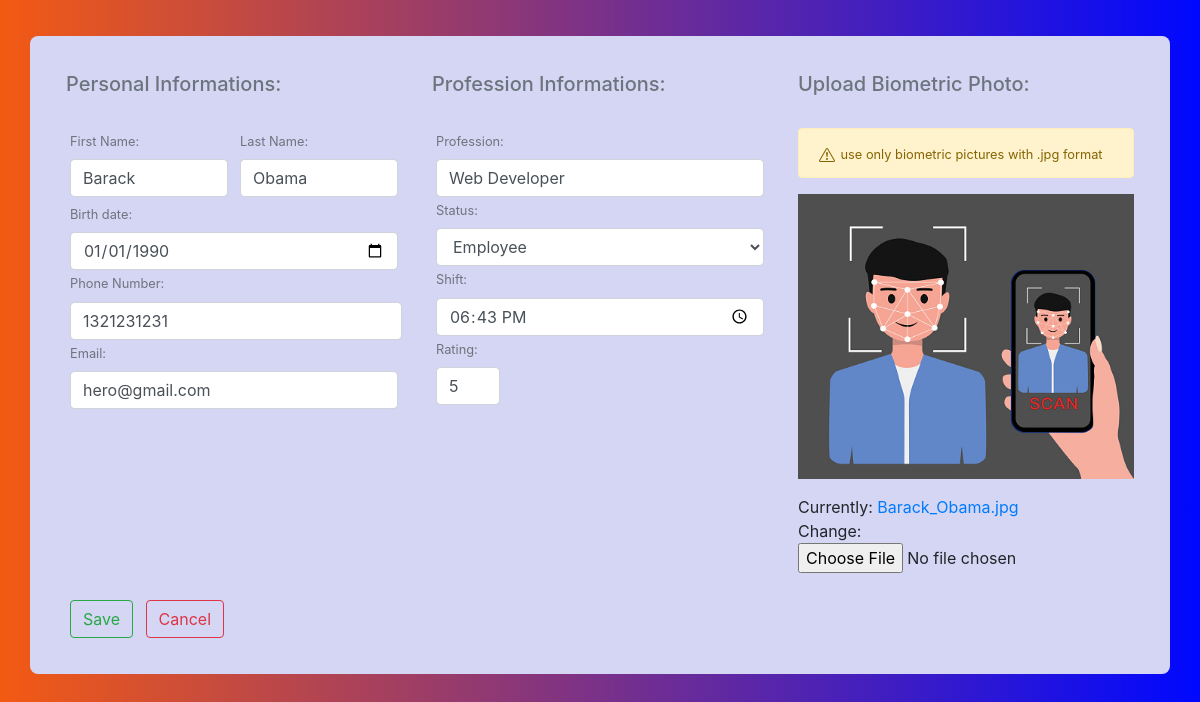
Page /edit_profile/6/ on the committed database.
### core/models.py (models this page shows, shortened)
class Profile(models.Model):
    id = models.AutoField(primary_key=True)
    first_name = models.CharField(max_length=70)
    last_name = models.CharField(max_length=70)
    date = models.DateField()
    phone = models.BigIntegerField()
    email = models.EmailField()
    ranking = models.IntegerField()
    profession = models.CharField(max_length=200)
    status = models.CharField(choices=types,max_length=20,null=True,blank=False,default='Employee')
    present = models.BooleanField(default=False)
    image = models.ImageField()
    updated = models.DateTimeField(auto_now=True)
    shift = models.TimeField()

### core/views.py (the view)
# urls.py: path('edit_profile/<int:id>/',edit_profile,name='edit_profile'),
def edit_profile(request,id):
    profile = Profile.objects.get(id=id)
    form = ProfileForm(instance=profile)
    if request.method == 'POST':
        form = ProfileForm(request.POST,request.FILES,instance=profile)
        if form.is_valid():
            form.save()
            return redirect('profiles')
    context={'form':form}
    return render(request,'core/add_profile.html',context)

### core/forms.py
class ProfileForm(forms.ModelForm):
    class Meta:
        model = Profile
        fields = '__all__'
        widgets = {
            'date': DateInput(),
            'shift':TimeInput()
        }
        exclude = ['present','updated']
    def __init__(self, *args, **kwargs):
        super(ProfileForm, self).__init__(*args, **kwargs)
        self.fields['first_name'].widget.attrs['class'] = 'form-control'
        self.fields['last_name'].widget.attrs['class'] = 'form-control'
        self.fields['date'].widget.attrs['class'] = 'form-control'
        self.fields['phone'].widget.attrs['class'] = 'form-control'
        self.fields['email'].widget.attrs['class'] = 'form-control'
        self.fields['ranking'].widget.attrs['class'] = 'form-control'
        self.fields['profession'].widget.attrs['class'] = 'form-control'
        self.fields['status'].widget.attrs['class'] = 'form-control'
        self.fields['shift'].widget.attrs['class'] = 'form-control'

### core/templates/core/add_profile.html (shortened to what this page needs)
{% extends "core/base.html" %}
{% load static %}
{% block content %}
<div class="container emp-profile pb-3">
    <form method="POST" action="." class="needs-validation" enctype='multipart/form-data'>
        <div class="row">
            <div class="col-md-4">
                <h5 class="text-muted">Personal Informations:</h5><br>
                <div class="d-flex justify-content-between">
                    <div class="m-1 mr-2">
                        <label class="text-muted"><small>First Name:</small></label>
                        {{ form.first_name }}
                    </div>
                    <div class="m-1">
                        <label class="text-muted"><small>Last Name:</small></label>
                        {{ form.last_name }}
                    </div>
                </div>
                <div class="m-1">
                    <label class="text-muted"><small>Birth date:</small></label>
                    {{ form.date }}
                </div>
                <div class="ml-1">
                    <label class="text-muted"><small>Phone Number:</small></label>
                    {{ form.phone }}
                </div>
                <div class="m-1">
                    <label class="text-muted"><small>Email:</small></label>
                    {{ form.email }}
                </div>
            </div>
            <div class="col-md-4">
                <h5 class="text-muted">Profession Informations:</h5><br>
                <div class="m-1">
                    <label class="text-muted"><small>Profession:</small></label>
                    {{ form.profession }}
                </div>
                <div class="m-1">
                    <label class="text-muted"><small>Status:</small></label>
                    {{ form.status }}
                </div>
                <div class="m-1">
                    <label class="text-muted"><small>Shift:</small></label>
                    {{ form.shift }}
                </div>
                <div class="m-1" style="width: 4rem;">
                    <label class="text-muted"><small>Rating:</small></label>
                    {{ form.ranking }}
                </div>
            </div>
            <div class="col-md-4">
                <h5 class="text-muted">Upload Biometric Photo:</h5><br>
                <div>
                    <div class="alert alert-warning">
                        <small>use only biometric pictures with .jpg format</small>
                    </div>
                    <img src="{% static 'img/upload.jpg'%}" alt="" width="100%" height="56%">
                </div>
                <div class="mt-3">
                    {{ form.image }}
                </div>
            </div>
        </div>
        <div class="mt-3">
            <button type="submit" class="btn btn-outline-success m-1">Save</button>
            <a href="{% url 'profiles' %}"><button type="button" class="btn btn-outline-danger m-1">Cancel</button></a>
        </div>
    </form>
</div>
{% endblock content %}

### static/css/details.css (style rules this page uses)
.emp-profile { padding: 3%; margin-top: 3%; margin-bottom: 3%; border-radius: 0.5rem; background: #d4d6f4; }

### static/css/body.css (style rules this page uses)
body { background: -webkit-linear-gradient(left, #f35a13, #0008ff); }

### rows in the picture
Profile: first_name "Barack", last_name "Obama", date "01/01/1990", phone "1321231231", email "hero@gmail.com", profession "Web Developer", status "Employee", shift "18:43:00", ranking "5"
